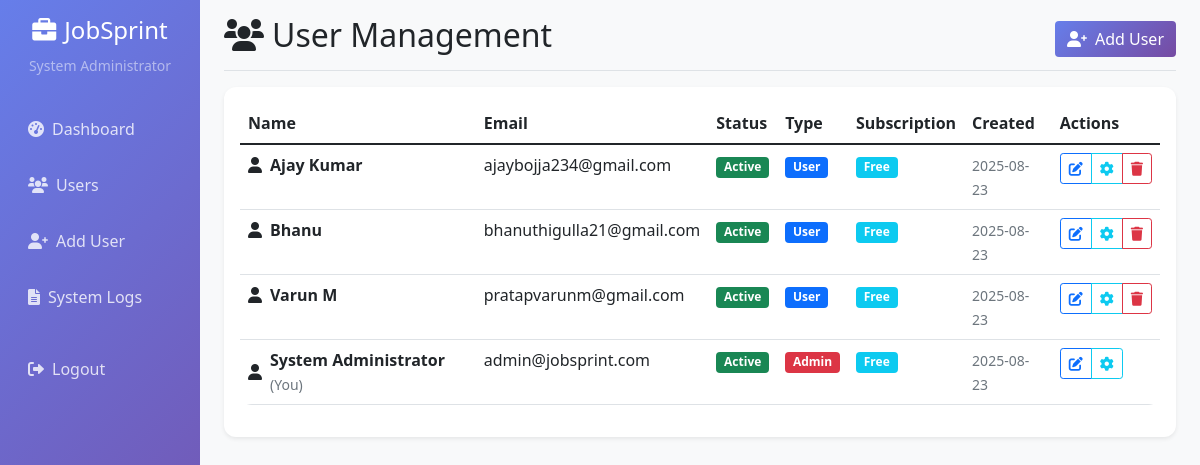
Page /admin/users (signed in) on the earlier database version.
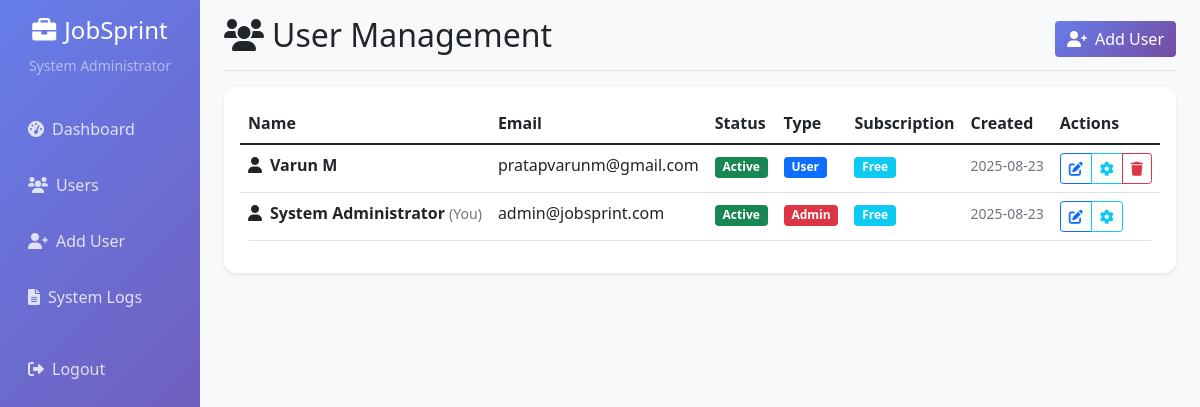
Same page on the later database version.
### tables this page shows
CREATE TABLE users (
                id TEXT PRIMARY KEY,
                email TEXT UNIQUE NOT NULL,
                name TEXT NOT NULL,
                password_hash TEXT NOT NULL,
                is_active BOOLEAN DEFAULT 1,
                is_admin BOOLEAN DEFAULT 0,
                subscription_tier TEXT DEFAULT 'free',
                created_at TEXT DEFAULT CURRENT_TIMESTAMP,
                updated_at TEXT DEFAULT CURRENT_TIMESTAMP
            );

### src/admin_panel.py (the view)
@app.route('/admin/users')
def admin_users():
    if not session.get('is_admin'):
        return redirect(url_for('admin_login'))
    users = user_manager.get_all_users()
    return render_template('admin_users.html', users=users, current_user=session)

### src/multi_user_system.py (called while the page is built)
    def get_all_users(self) -> List[User]:
        try:
            conn = sqlite3.connect(self.db_path)
            cursor = conn.cursor()
            cursor.execute('SELECT id, email, name, is_active, is_admin, subscription_tier, created_at FROM users ORDER BY created_at DESC')
            rows = cursor.fetchall()
            conn.close()
            return [User(*row) for row in rows]
        except Exception as e:
            logger.error(f"Error getting all users: {e}")
            return []

### src/templates/admin_users.html (shortened to what this page needs)
{% extends "admin_base.html" %}
{% block content %}
<div class="d-flex justify-content-between flex-wrap flex-md-nowrap align-items-center pb-2 mb-3 border-bottom">
    <h1 class="h2"><i class="fas fa-users me-2"></i>User Management</h1>
    <div class="btn-toolbar mb-2 mb-md-0">
        <a href="{{ url_for('admin_create_user') }}" class="btn btn-primary">
            <i class="fas fa-user-plus me-2"></i>Add User
        </a>
    </div>
</div>
<div class="card">
    <div class="card-body">
        {% if users %}
        <div class="table-responsive">
            <table class="table table-hover">
                <thead>
                    <tr>
                        <th>Name</th>
                        <th>Email</th>
                        <th>Status</th>
                        <th>Type</th>
                        <th>Subscription</th>
                        <th>Created</th>
                        <th>Actions</th>
                    </tr>
                </thead>
                <tbody>
                    {% for user in users %}
                    <tr>
                        <td>
                            <div class="d-flex align-items-center">
                                <i class="fas fa-user me-2"></i>
                                <div>
                                    <strong>{{ user.name }}</strong>
                                    {% if user.id == current_user.user_id %}
                                        <small class="text-muted">(You)</small>
                                    {% endif %}
                                </div>
                            </div>
                        </td>
                        <td>{{ user.email }}</td>
                        <td>
                            {% if user.is_active %}
                                <span class="badge bg-success">Active</span>
                            {% else %}
                                <span class="badge bg-secondary">Inactive</span>
                            {% endif %}
                        </td>
                        <td>
                            {% if user.is_admin %}
                                <span class="badge bg-danger">Admin</span>
                            {% else %}
                                <span class="badge bg-primary">User</span>
                            {% endif %}
                        </td>
                        <td>
                            <span class="badge bg-info">{{ user.subscription_tier.title() }}</span>
                        </td>
                        <td>
                            <small class="text-muted">{{ user.created_at[:10] if user.created_at else 'N/A' }}</small>
                        </td>
                        <td>
                            <div class="btn-group btn-group-sm">
                                <a href="{{ url_for('admin_edit_user', user_id=user.id) }}"
                                   class="btn btn-outline-primary" title="Edit User">
                                    <i class="fas fa-edit"></i>
                                </a>
                                <a href="{{ url_for('admin_user_preferences', user_id=user.id) }}"
                                   class="btn btn-outline-info" title="View Preferences">
                                    <i class="fas fa-cog"></i>
                                </a>
                                {% if user.id != current_user.user_id %}
                                <button type="button" class="btn btn-outline-danger"
                                        onclick="confirmDelete('{{ user.id }}', '{{ user.email }}')"
                                        title="Delete User">
                                    <i class="fas fa-trash"></i>
                                </button>
                                {% endif %}
                            </div>
                        </td>
                    </tr>
                    {% endfor %}
                </tbody>
            </table>
        </div>
        {% endif %}
    </div>
</div>
{% endblock %}

### src/templates/admin_base.html (shortened to what this page needs)
<!DOCTYPE html>
<html lang="en">
<head>
    <link href="https://cdn.jsdelivr.net/npm/bootstrap@5.1.3/dist/css/bootstrap.min.css" rel="stylesheet">
    <link href="https://cdnjs.cloudflare.com/ajax/libs/font-awesome/6.0.0/css/all.min.css" rel="stylesheet">
</head>
<body>
    <div class="container-fluid">
        <div class="row">
            {% if current_user and current_user.user_id %}
            <nav class="col-md-3 col-lg-2 d-md-block sidebar collapse">
                <div class="position-sticky pt-3">
                    <div class="text-center mb-4">
                        <h4 class="text-white">
                            <i class="fas fa-briefcase me-2"></i>JobSprint
                        </h4>
                        <small class="text-white-50">{{ current_user.user_name }}</small>
                    </div>
                    <ul class="nav flex-column">
                        {% if current_user.is_admin %}
                        <li class="nav-item">
                            <a class="nav-link" href="{{ url_for('admin_dashboard') }}">
                                <i class="fas fa-tachometer-alt me-2"></i>Dashboard
                            </a>
                        </li>
                        <li class="nav-item">
                            <a class="nav-link" href="{{ url_for('admin_users') }}">
                                <i class="fas fa-users me-2"></i>Users
                            </a>
                        </li>
                        <li class="nav-item">
                            <a class="nav-link" href="{{ url_for('admin_create_user') }}">
                                <i class="fas fa-user-plus me-2"></i>Add User
                            </a>
                        </li>
                        <li class="nav-item">
                            <a class="nav-link" href="{{ url_for('admin_logs') }}">
                                <i class="fas fa-file-alt me-2"></i>System Logs
                            </a>
                        </li>
                        {% endif %}
                        <li class="nav-item mt-3">
                            <a class="nav-link" href="{{ url_for('admin_logout') if current_user.is_admin else url_for('user_logout') }}">
                                <i class="fas fa-sign-out-alt me-2"></i>Logout
                            </a>
                        </li>
                    </ul>
                </div>
            </nav>
            <main class="col-md-9 ms-sm-auto col-lg-10 px-md-4 main-content">
            {% else %}
            <main class="col-12 main-content">
            {% endif %}
                <div class="pt-3 pb-2 mb-3">
                    {% block content %}{% endblock %}
                </div>
            </main>
        </div>
    </div>
</body>
</html>

Differences in the rows shown:
removed users: name "Ajay Kumar", email "ajaybojja234@gmail.com", is_active "Active", is_admin "User", subscription_tier "Free", created_at "2025-08-23"
removed users: name "Bhanu", email "bhanuthigulla21@gmail.com", is_active "Active", is_admin "User", subscription_tier "Free", created_at "2025-08-23"
